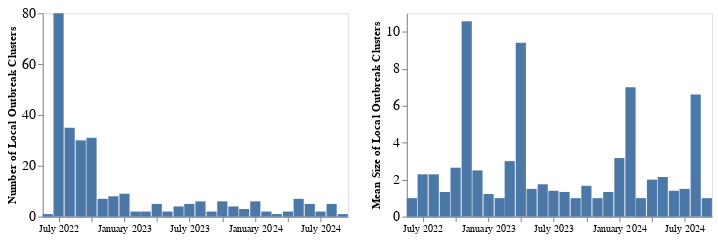

Notebook code cell kept with this figure:
### Code cell
clust_over_time | clust_size_over_time

### Figure 1 — Vega-Lite specification as saved in the notebook (floating-point values rounded to 4 significant figures; data arrays with more than 128 entries replaced by an {"elided": "..."} marker saying what was removed)
{"config": {"view": {"continuousWidth": 400, "continuousHeight": 300}}, "hconcat": [{"data": {"name": "data-a59ae3c898f9da6608266780db18e922"}, "mark": {"type": "bar", "interpolate": "monotone", "opacity": 1, "size": 10}, "encoding": {"x": {"axis": {"format": "%B %Y", "grid": false, "title": ""}, "field": "year_month", "type": "temporal"}, "y": {"aggregate": "count", "axis": {"grid": false, "labelFontSize": 14, "title": "Number of Local Outbreak Clusters"}, "stack": null, "type": "quantitative"}}, "height": 200, "width": 300}, {"data": {"name": "data-1af98e9084a3c8c32eddd2c340a533b5"}, "mark": {"type": "bar", "interpolate": "monotone", "opacity": 1, "size": 10}, "encoding": {"x": {"axis": {"format": "%B %Y", "grid": false, "title": ""}, "field": "year_month", "type": "temporal"}, "y": {"axis": {"grid": false, "labelFontSize": 14, "title": "Mean Size of Local Outbreak Clusters"}, "field": "size_of_cluster", "stack": null, "type": "quantitative"}}, "height": 200, "width": 300}], "$schema": "https://vega.github.io/schema/vega-lite/v4.17.0.json", "datasets": {"data-a59ae3c898f9da6608266780db18e922": {"elided": "273 records"}, "data-1af98e9084a3c8c32eddd2c340a533b5": [{"year_month": "2022-06", "size_of_cluster": 1.0}, {"year_month": "2022-07", "size_of_cluster": 2.288}, {"year_month": "2022-08", "size_of_cluster": 2.286}, {"year_month": "2022-09", "size_of_cluster": 1.333}, {"year_month": "2022-10", "size_of_cluster": 2.645}, {"year_month": "2022-11", "size_of_cluster": 10.57}, {"year_month": "2022-12", "size_of_cluster": 2.5}, {"year_month": "2023-01", "size_of_cluster": 1.222}, {"year_month": "2023-02", "size_of_cluster": 1.0}, {"year_month": "2023-03", "size_of_cluster": 3.0}, {"year_month": "2023-04", "size_of_cluster": 9.4}, {"year_month": "2023-05", "size_of_cluster": 1.5}, {"year_month": "2023-06", "size_of_cluster": 1.75}, {"year_month": "2023-07", "size_of_cluster": 1.4}, {"year_month": "2023-08", "size_of_cluster": 1.333}, {"year_month": "2023-09", "size_of_cluster": 1.0}, {"year_month": "2023-10", "size_of_cluster": 1.667}, {"year_month": "2023-11", "size_of_cluster": 1.0}, {"year_month": "2023-12", "size_of_cluster": 1.333}, {"year_month": "2024-01", "size_of_cluster": 3.167}, {"year_month": "2024-02", "size_of_cluster": 7.0}, {"year_month": "2024-03", "size_of_cluster": 1.0}, {"year_month": "2024-04", "size_of_cluster": 2.0}, {"year_month": "2024-05", "size_of_cluster": 2.143}, {"year_month": "2024-06", "size_of_cluster": 1.4}, {"year_month": "2024-07", "size_of_cluster": 1.5}, {"year_month": "2024-08", "size_of_cluster": 6.6}, {"year_month": "2024-09", "size_of_cluster": 1.0}]}}
